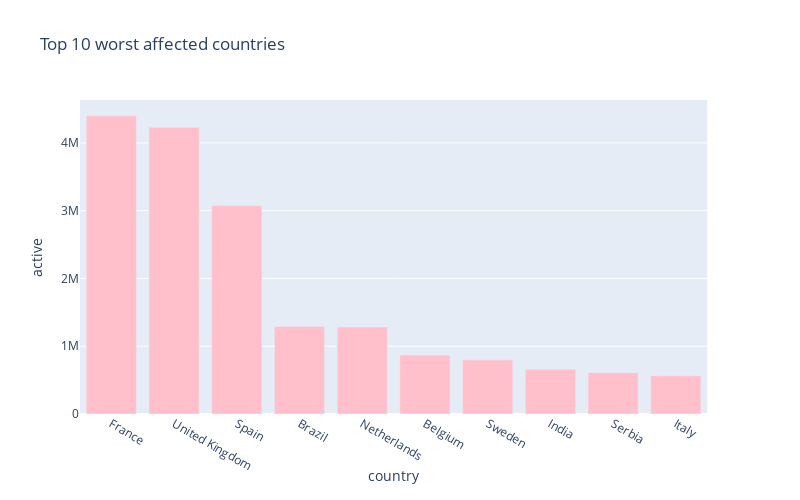

Here is the notebook cell this chart was saved with:
### Code cell
px.bar(
    sorted_country_df.head(10),
    x = "country",
    y = "active",
    title= "Top 10 worst affected countries", # the axis names
    color_discrete_sequence=["pink"], 
    height=500,
    width=800
)

### Figure 1 — Plotly figure (JSON) as saved in the notebook; plotly's stock layout.template omitted (floating-point values rounded to 4 significant figures)
{"data": [{"alignmentgroup": "True", "hoverlabel": {"namelength": 0}, "hovertemplate": "country=%{x}<br>active=%{y}", "legendgroup": "", "marker": {"color": "pink"}, "name": "", "offsetgroup": "", "orientation": "v", "showlegend": false, "textposition": "auto", "type": "bar", "x": ["France", "United Kingdom", "Spain", "Brazil", "Netherlands", "Belgium", "Sweden", "India", "Serbia", "Italy"], "xaxis": "x", "y": [4401462, 4231103, 3074891, 1291648, 1283156, 869502, 799693, 658909, 608943, 564855], "yaxis": "y"}], "layout": {"barmode": "relative", "height": 500, "legend": {"tracegroupgap": 0}, "title": {"text": "Top 10 worst affected countries"}, "width": 800, "xaxis": {"anchor": "y", "domain": [0, 0.98], "title": {"text": "country"}}, "yaxis": {"anchor": "x", "domain": [0, 1], "title": {"text": "active"}}}}
